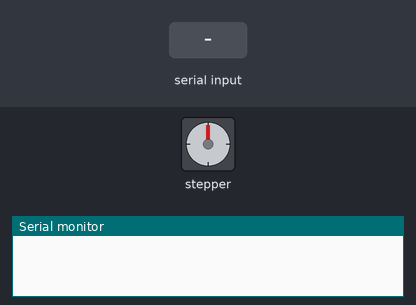
A sketch run on a simulated Arduino Uno, built with avr-gcc and run on an emulated ATmega328P. Parts: stepper motor, the last lines printed to the serial monitor. Wiring (inferred from the names in the program): stepper motor (2048 steps per turn assumed): coils pin 2, pin 3, pin 4, pin 5. Inputs (shaded band) come from the test bench.

Above: at 1.2 s.
1.3 s: "9" received over Serial
At 2.4 s:
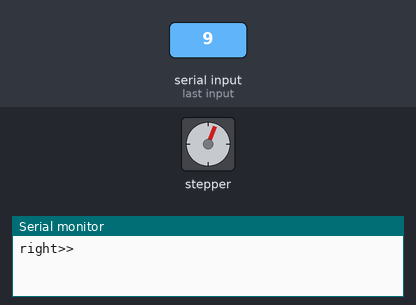
3.3 s: "9" received over Serial
At 4.7 s:
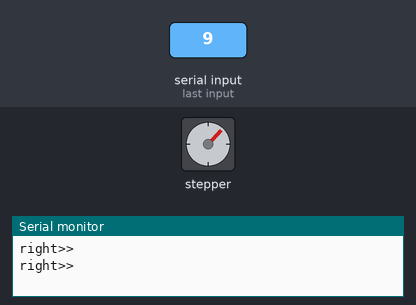
5.2 s: "6" received over Serial
At 6.5 s:
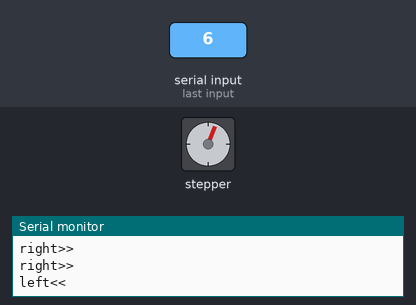
Timing chart, 0 to 8.2 s (numbered marks = the images above; inputs shaded):
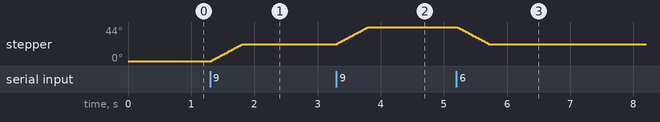

The sketch:

serial.ino
```cpp
#define A 2
#define B 3
#define C 4
#define D 5

#define NUMBER_OF_STEPS_PER_REV 16
//rotations the internal motor is making, as 512 makes the external head go 360^0
//1/32 of a full rotation
void setup() {
  Serial.begin(9600);
  //start serial reading
  pinMode(A,OUTPUT);
  pinMode(B,OUTPUT);
  pinMode(C,OUTPUT);
  pinMode(D,OUTPUT);
  //set the pins for the stepper motor
}

void write(int a,int b,int c,int d){
  //send the data for each electromagnet to be on or off
digitalWrite(A,a);
digitalWrite(B,b);
digitalWrite(C,c);
digitalWrite(D,d);
}

void leftStep(){
  //magnet orangement for clockwise turning
  int i = 0;
  while(i<NUMBER_OF_STEPS_PER_REV){
  write(0,0,0,1);
  delay(2);
  write(0,0,1,1);
  delay(2);
  write(0,0,1,0);
  delay(2);
  write(0,1,1,0);
  delay(2);
  write(0,1,0,0);
  delay(2);
  write(1,1,0,0);
  delay(2);
  write(1,0,0,0);
  delay(2);
  write(1,0,0,1);
  delay(2);
  i++;
}}

void rightStep(){
int i = 0;
while(i<NUMBER_OF_STEPS_PER_REV){
   //magnet orangement for anti-clockwise turning
write(1,0,0,0);
delay(2);
write(1,1,0,0);
delay(2);
write(0,1,0,0);
delay(2);
write(0,1,1,0);
delay(2);
write(0,0,1,0);
delay(2);
write(0,0,1,1);
delay(2);
write(0,0,0,1);
delay(2);
write(1,0,0,1);
delay(2);
i++;
}
}


void loop() {

  if (Serial.available() > 0) {
    //if there is data send over serial
    char data = Serial.read();
    //get sent data
    //Serial.println(data);
    //return data

     switch(data){
      case '9':
        rightStep();
        break;

     case '6':
        leftStep();
        break;

     default:
        //reset motor magnets
        write(0,0,0,0);
        //delay 1 microsecond
        delay(2);
        break;
     }
    if (data == '6'){
      //if the data is the code for left
      Serial.println("left<<");
      leftStep();
    }
    if (data == '9'){
      //if the data is the code for right
      Serial.println("right>>");
      rightStep();
    }
  }
}
```

Measured:
- after the input at 1.3 s, stepper: turns 22° clockwise in 0.48 s, starting at once
- after the input at 3.3 s, stepper: turns 22° clockwise in 0.48 s, starting at once
- after the input at 5.2 s, stepper: turns 22° counter-clockwise in 0.48 s, starting at once
